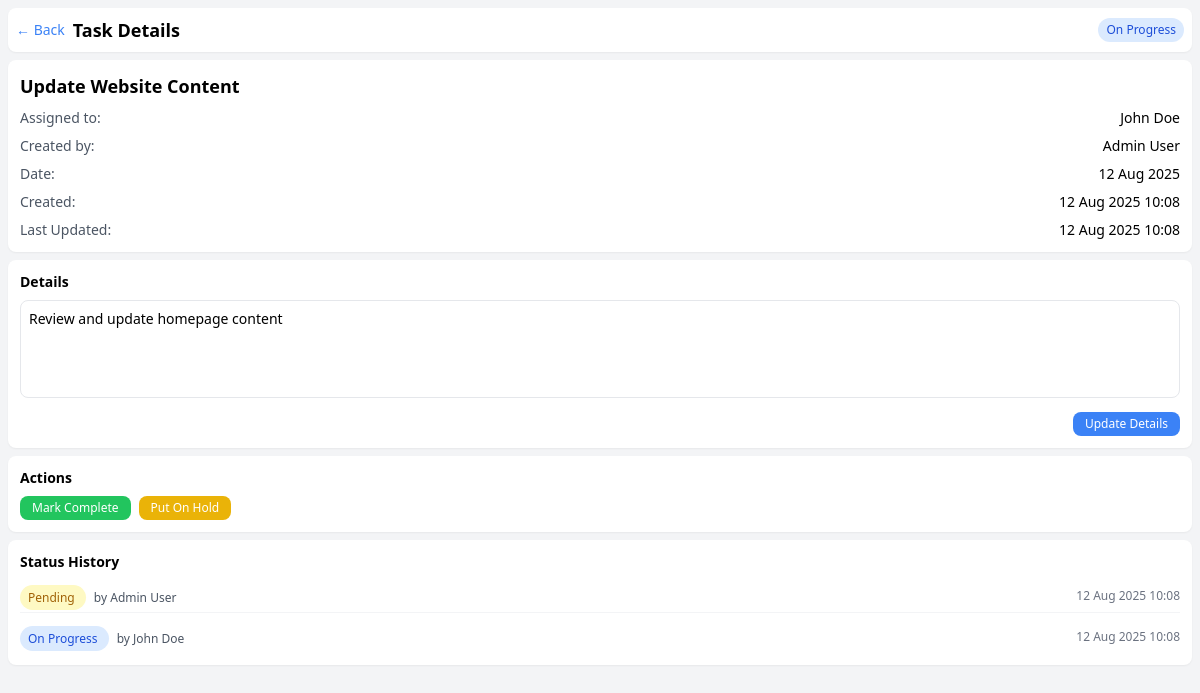
The app's page /task.php?id=2 (signed in), older data.
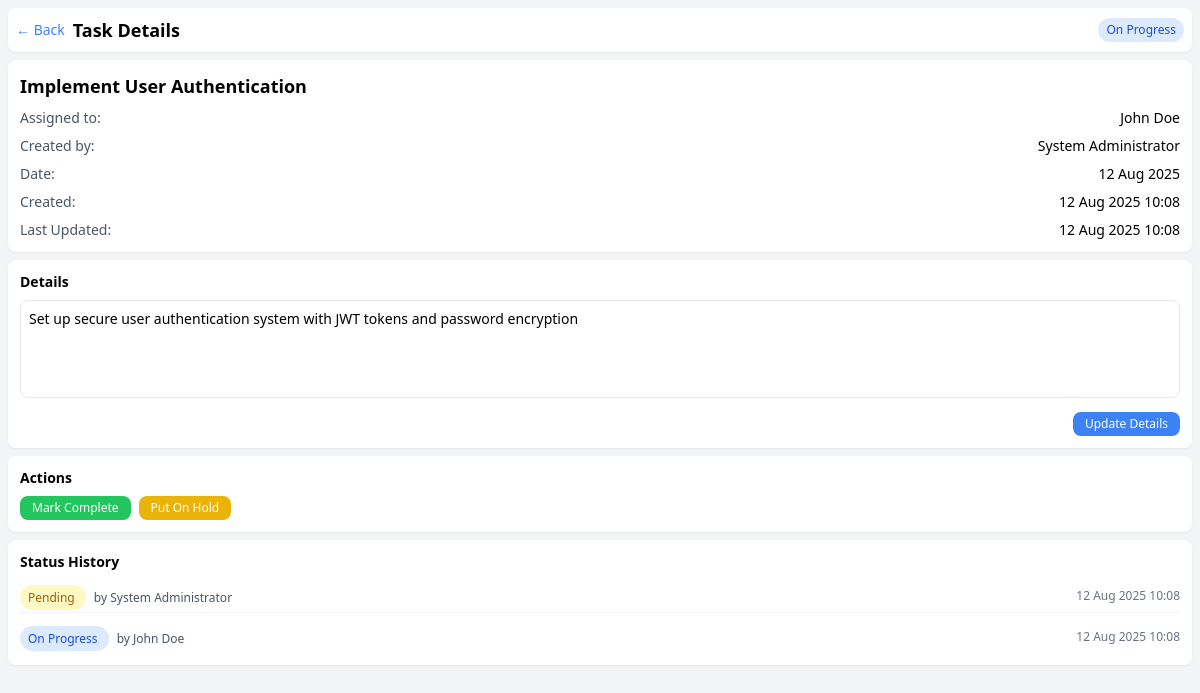
The same page, newer data.
### tables this page shows
CREATE TABLE tasks (
    id INT PRIMARY KEY AUTO_INCREMENT,
    title VARCHAR(200) NOT NULL,
    details TEXT,
    date DATE NOT NULL,
    assigned_to INT NOT NULL,
    created_by INT NOT NULL,
    approved_by INT NULL,
    updated_by INT NULL,   
    status ENUM('Pending','On Progress','Done','Approved','On Hold') DEFAULT 'Pending',
    priority ENUM('low','medium','high') DEFAULT 'medium',
    estimated_hours DECIMAL(4,2) NULL,
    actual_hours DECIMAL(4,2) NULL,
    due_time TIME NULL,
    tags JSON NULL,
    attachments JSON NULL,
    completion_notes TEXT NULL,
    created_at TIMESTAMP DEFAULT CURRENT_TIMESTAMP,
    updated_at TIMESTAMP DEFAULT CURRENT_TIMESTAMP ON UPDATE CURRENT_TIMESTAMP,
    
    FOREIGN KEY (assigned_to) REFERENCES users(id) ON DELETE RESTRICT,
    FOREIGN KEY (created_by) REFERENCES users(id) ON DELETE RESTRICT,
    FOREIGN KEY (approved_by) REFERENCES users(id) ON DELETE SET NULL,
    FOREIGN KEY (updated_by) REFERENCES users(id) ON DELETE SET NULL,
    
    INDEX idx_assigned_to (assigned_to),
    INDEX idx_date (date),
    INDEX idx_status (status),
    INDEX idx_priority (priority),
    INDEX idx_created_by (created_by),
    INDEX idx_date_status (date, status),
    INDEX idx_assigned_date (assigned_to, date)
);

CREATE TABLE users (
    id INT PRIMARY KEY AUTO_INCREMENT,
    name VARCHAR(100) NOT NULL,
    email VARCHAR(150) UNIQUE NOT NULL,
    password VARCHAR(255) NOT NULL,
    role ENUM('admin','user') DEFAULT 'user',
    avatar VARCHAR(255) NULL,
    phone VARCHAR(20) NULL,
    department VARCHAR(100) NULL,
    is_active BOOLEAN DEFAULT TRUE,
    last_login TIMESTAMP NULL,
    failed_attempts INT DEFAULT 0,
    locked_until TIMESTAMP NULL,
    force_password_change BOOLEAN DEFAULT FALSE,
    created_at TIMESTAMP DEFAULT CURRENT_TIMESTAMP,
    updated_at TIMESTAMP DEFAULT CURRENT_TIMESTAMP ON UPDATE CURRENT_TIMESTAMP,
    
    INDEX idx_email (email),
    INDEX idx_role (role),
    INDEX idx_active (is_active)
);

CREATE TABLE status_logs (
    id INT PRIMARY KEY AUTO_INCREMENT,
    task_id INT NOT NULL,
    status ENUM('Pending','On Progress','Done','Approved','On Hold') NOT NULL,
    previous_status ENUM('Pending','On Progress','Done','Approved','On Hold') NULL,
    updated_by INT NOT NULL,
    comments TEXT NULL,
    timestamp TIMESTAMP DEFAULT CURRENT_TIMESTAMP,
    
    FOREIGN KEY (task_id) REFERENCES tasks(id) ON DELETE CASCADE,
    FOREIGN KEY (updated_by) REFERENCES users(id) ON DELETE RESTRICT,
    
    INDEX idx_task_id (task_id),
    INDEX idx_timestamp (timestamp),
    INDEX idx_updated_by (updated_by)
);

### includes/auth.php (called while the page is built, shortened)
<?php
function isAdmin() {
    return isset($_SESSION['role']) && $_SESSION['role'] === 'admin';
}
?>

### task.php (the view, shortened to what this page needs)
<?php
require_once 'includes/auth.php';
require_once 'includes/functions.php';
$taskId = $_GET['id'] ?? null;
$stmt = $pdo->prepare("
    SELECT t.*, u.name as assigned_name, c.name as created_name
    FROM tasks t
    LEFT JOIN users u ON t.assigned_to = u.id
    LEFT JOIN users c ON t.created_by = c.id
    WHERE t.id = ?
");
$stmt->execute([$taskId]);
$task = $stmt->fetch();
$stmt = $pdo->prepare("
    SELECT sl.*, u.name as updated_by_name
    FROM status_logs sl
    LEFT JOIN users u ON sl.updated_by = u.id
    WHERE sl.task_id = ?
    ORDER BY sl.timestamp DESC
");
$stmt->execute([$taskId]);
$statusLogs = $stmt->fetchAll();
?>
<!DOCTYPE html>
<html lang="en">
<head>
    <script src="https://cdn.tailwindcss.com"></script>
</head>
<body class="bg-gray-100 min-h-screen pb-16">
    <div class="p-2">
        <header class="flex justify-between items-center py-2 px-2 bg-white rounded-lg shadow-sm mb-2">
            <div class="flex items-center gap-2">
                <a href="<?= $_SESSION['role'] === 'admin' ? 'admin-dashboard.php' : 'index.php' ?>"
                   class="text-blue-500 text-sm">← Back</a>
                <h1 class="text-lg font-bold">Task Details</h1>
            </div>
            <span class="px-2 py-1 text-xs rounded-full <?= getStatusColor($task['status']) ?>">
                <?= $task['status'] ?>
            </span>
        </header>
        <div class="bg-white p-3 rounded-lg shadow-sm mb-2">
            <h2 class="text-lg font-semibold mb-2"><?= htmlspecialchars($task['title']) ?></h2>
            <div class="space-y-2 text-sm">
                <div class="flex justify-between">
                    <span class="text-gray-600">Assigned to:</span>
                    <span><?= htmlspecialchars($task['assigned_name']) ?></span>
                </div>
                <div class="flex justify-between">
                    <span class="text-gray-600">Created by:</span>
                    <span><?= htmlspecialchars($task['created_name']) ?></span>
                </div>
                <div class="flex justify-between">
                    <span class="text-gray-600">Date:</span>
                    <span><?= date('d M Y', strtotime($task['date'])) ?></span>
                </div>
                <div class="flex justify-between">
                    <span class="text-gray-600">Created:</span>
                    <span><?= date('d M Y H:i', strtotime($task['created_at'])) ?></span>
                </div>
                <div class="flex justify-between">
                    <span class="text-gray-600">Last Updated:</span>
                    <span><?= date('d M Y H:i', strtotime($task['updated_at'])) ?></span>
                </div>
            </div>
        </div>
        <div class="bg-white p-3 rounded-lg shadow-sm mb-2">
            <h3 class="text-sm font-semibold mb-2">Details</h3>
            <?php if (isAdmin() || $task['assigned_to'] == $_SESSION['user_id']): ?>
                <form method="POST" class="space-y-2">
                    <textarea name="details" rows="4"
                              class="w-full p-2 text-sm border rounded-lg resize-none focus:outline-none focus:ring-2 focus:ring-blue-500"
                              placeholder="Add task details..."><?= htmlspecialchars($task['details']) ?></textarea>
                    <div class="flex justify-end">
                        <button type="submit" name="action" value="update_details"
                                class="bg-blue-500 text-white px-3 py-1 rounded-lg text-xs">Update Details</button>
                    </div>
                </form>
            <?php else: ?>
                <p class="text-sm text-gray-700"><?= nl2br(htmlspecialchars($task['details'])) ?></p>
            <?php endif; ?>
        </div>
        <?php if ($task['assigned_to'] == $_SESSION['user_id']): ?>
            <div class="bg-white p-3 rounded-lg shadow-sm mb-2">
                <h3 class="text-sm font-semibold mb-2">Actions</h3>
                <div class="flex gap-2 flex-wrap">
                    <?php if ($task['status'] === 'Pending'): ?>
                        <button onclick="updateStatus(<?= $task['id'] ?>, 'On Progress')"
                                class="bg-blue-500 text-white px-3 py-1 rounded-lg text-xs">Start Task</button>
                    <?php elseif ($task['status'] === 'On Progress'): ?>
                        <button onclick="updateStatus(<?= $task['id'] ?>, 'Done')"
                                class="bg-green-500 text-white px-3 py-1 rounded-lg text-xs">Mark Complete</button>
                        <button onclick="updateStatus(<?= $task['id'] ?>, 'On Hold')"
                                class="bg-yellow-500 text-white px-3 py-1 rounded-lg text-xs">Put On Hold</button>
                    <?php elseif ($task['status'] === 'On Hold'): ?>
                        <button onclick="updateStatus(<?= $task['id'] ?>, 'On Progress')"
                                class="bg-blue-500 text-white px-3 py-1 rounded-lg text-xs">Resume</button>
                    <?php endif; ?>
                </div>
            </div>
        <?php endif; ?>
        <div class="bg-white p-3 rounded-lg shadow-sm">
            <h3 class="text-sm font-semibold mb-2">Status History</h3>
            <?php if (empty($statusLogs)): ?>
                <p class="text-xs text-gray-500">No status changes recorded</p>
            <?php else: ?>
                <div class="space-y-2">
                    <?php foreach ($statusLogs as $log): ?>
                        <div class="flex justify-between items-center py-1 border-b border-gray-100 last:border-b-0">
                            <div>
                                <span class="px-2 py-1 text-xs rounded-full <?= getStatusColor($log['status']) ?>">
                                    <?= $log['status'] ?>
                                </span>
                                <span class="text-xs text-gray-600 ml-2">by <?= htmlspecialchars($log['updated_by_name']) ?></span>
                            </div>
                            <span class="text-xs text-gray-500"><?= date('d M Y H:i', strtotime($log['timestamp'])) ?></span>
                        </div>
                    <?php endforeach; ?>
                </div>
            <?php endif; ?>
        </div>
    </div>
</body>
</html>
<?php
function getStatusColor($status) {
    switch ($status) {
        case 'Pending': return 'bg-yellow-100 text-yellow-700';
        case 'On Progress': return 'bg-blue-100 text-blue-700';
    }
}
?>

Row changes from the older to the newer data that the page shows:
changed tasks "On Progress": title "Update Website Content" → "Implement User Authentication"; created_by.name "Admin User" → "System Administrator"; details "Review and update homepage content" → "Set up secure user authentication system with JWT tokens and password encryption"
changed status_logs "Pending": updated_by.name "Admin User" → "System Administrator"
